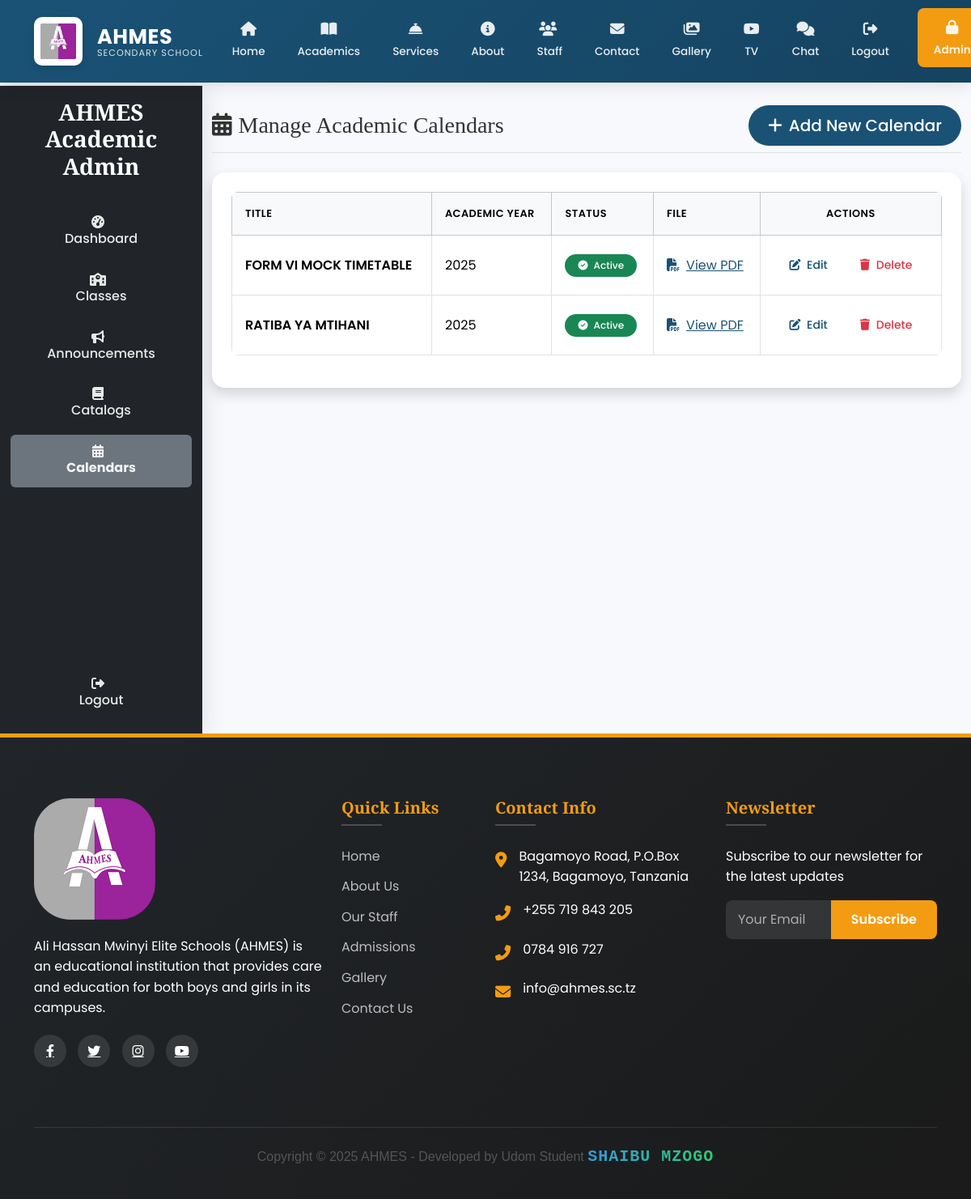
Page /ad/academic-calendars/ (signed in) on the earlier database version.
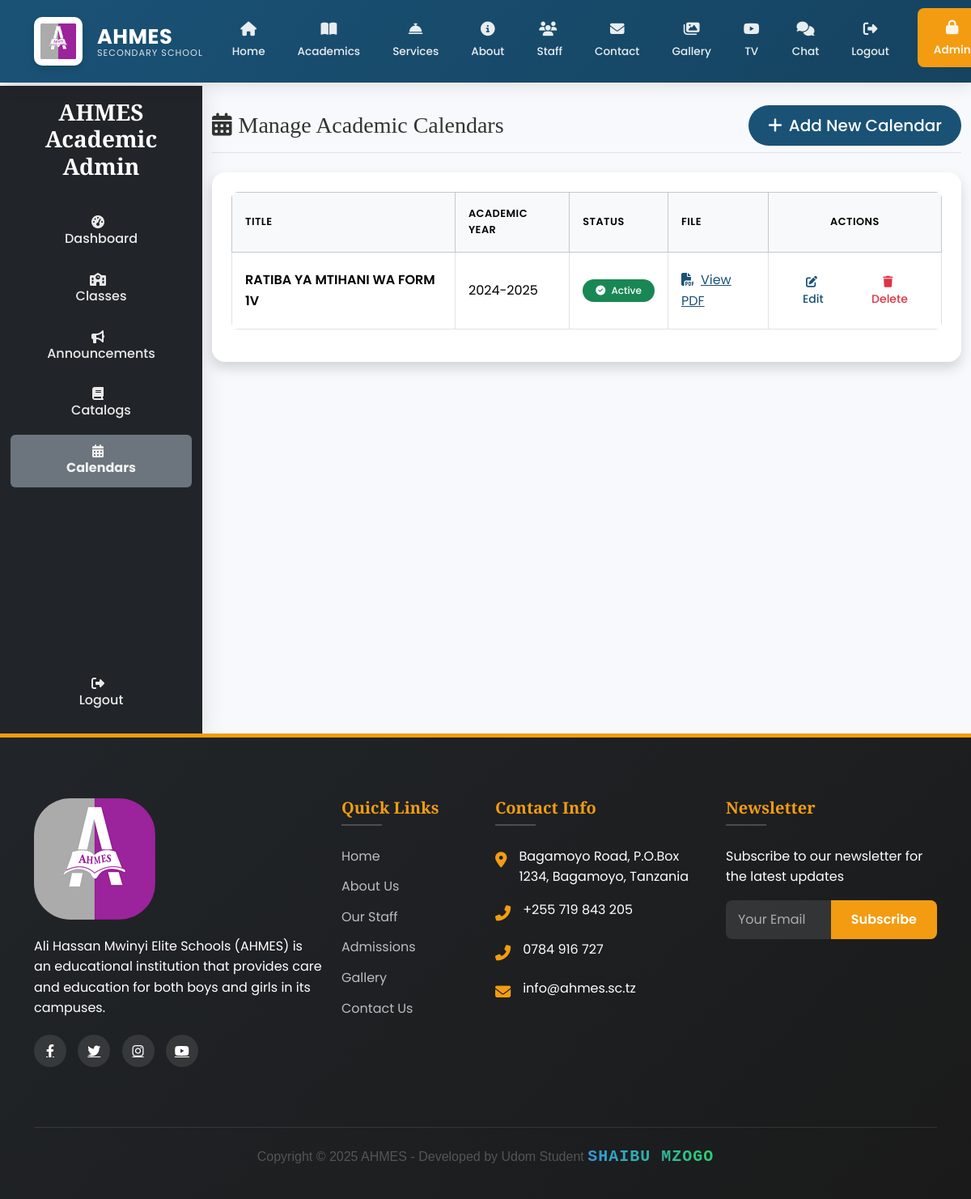
Same page on the later database version.
### main/models.py (models this page shows, shortened)
class AcademicCalendar(models.Model):
    title = models.CharField(max_length=200)
    file = CloudinaryField(
        'academic_calendars',
        folder="academic/calendars",
        resource_type="raw",  # Important for PDFs
        blank=True,
        null=True
    )
    academic_year = models.CharField(max_length=20)
    is_active = models.BooleanField(default=True)
    created_at = models.DateTimeField(auto_now_add=True)

### main/views.py (the view)
# urls.py: path('ad/academic-calendars/', manage_academic_calendars, name='manage_academic_calendars'),
@login_required
@user_passes_test(is_academic_admin)
def manage_academic_calendars(request):
    calendars = AcademicCalendar.objects.all().order_by('-created_at')
    return render(request, 'main/manage_academic_calendars.html', {'calendars': calendars})

### main/templates/main/manage_academic_calendars.html (shortened to what this page needs)
{% extends 'main/base.html' %}
{% load static %}
{% load widget_tweaks %}
{% block content %}
<div class="wrapper">
  {% include 'main/sidebar2.html' %}
  <div class="main-content">
    <div class="container-fluid py-4">
      <div class="d-flex justify-content-between flex-wrap flex-md-nowrap align-items-center mb-4 border-bottom pb-2">
        <h1 class="h3 mb-0 text-gray-800">
          <i class="fas fa-calendar-alt me-2"></i>Manage Academic Calendars
        </h1>
        <a href="{% url 'add_academic_calendar' %}" class="btn btn-primary btn-lg rounded-pill px-4">
          <i class="fas fa-plus me-2"></i>Add New Calendar
        </a>
      </div>
      <div class="card shadow rounded-4">
        <div class="card-body p-4">
          {% if calendars %}
            <div class="table-responsive">
              <table class="table table-hover table-bordered align-middle">
                <thead class="table-light">
                  <tr>
                    <th>Title</th>
                    <th>Academic Year</th>
                    <th>Status</th>
                    <th>File</th>
                    <th class="text-center">Actions</th>
                  </tr>
                </thead>
                <tbody>
                  {% for calendar in calendars %}
                    <tr>
                      <td class="fw-semibold">{{ calendar.title }}</td>
                      <td>{{ calendar.academic_year }}</td>
                      <td>
                        {% if calendar.is_active %}
                          <span class="badge bg-success rounded-pill px-3 py-2">
                            <i class="fas fa-check-circle me-1"></i> Active
                          </span>
                        {% else %}
                          <span class="badge bg-secondary rounded-pill px-3 py-2">
                            <i class="fas fa-times-circle me-1"></i> Inactive
                          </span>
                        {% endif %}
                      </td>
                      <td>
                        <a href="{{ calendar.file.url }}" target="_blank" class="text-primary">
                          <i class="fas fa-file-pdf me-2"></i>View PDF
                        </a>
                      </td>
                      <td class="text-center">
                        <div class="d-flex justify-content-center">
                          <a href="{% url 'edit_academic_calendar' calendar.pk %}" class="btn btn-outline-primary btn-sm rounded-pill px-3 me-2">
                            <i class="fas fa-edit me-1"></i> Edit
                          </a>
                          <a href="{% url 'delete_academic_calendar' calendar.pk %}" class="btn btn-outline-danger btn-sm rounded-pill px-3">
                            <i class="fas fa-trash me-1"></i> Delete
                          </a>
                        </div>
                      </td>
                    </tr>
                  {% endfor %}
                </tbody>
              </table>
            </div>
          {% else %}
            <div class="alert alert-info rounded-4" role="alert">
              <i class="fas fa-info-circle me-2"></i> No academic calendars found.
            </div>
          {% endif %}
        </div>
      </div>
    </div>
  </div>
</div>
{% endblock %}

### main/templates/main/base.html (shortened to what this page needs)
<!DOCTYPE html>
<html lang="en">
  <head>
    {% load static %}
    <link
      href="https://cdn.jsdelivr.net/npm/bootstrap@5.3.2/dist/css/bootstrap.min.css"
      rel="stylesheet"
    />
    <link
      rel="stylesheet"
      href="https://cdnjs.cloudflare.com/ajax/libs/font-awesome/6.4.0/css/all.min.css"
    />
    <link
      href="https://cdn.jsdelivr.net/npm/aos@2.3.4/dist/aos.css"
      rel="stylesheet"
    />
  </head>
  <body>
    <br>
    <nav class="navbar navbar-expand-lg navbar-dark fixed-top">
      <div class="container">
        <a
          class="navbar-brand d-flex align-items-center"
          href="{% url 'home' %}"
        >
          <div class="logo-container me-2">
            <img
              src="{% static 'images/Ahmes.PNG' %}"
              alt="AHMES Logo"
              class="logo-img"
            />
          </div>
          <div class="brand-text">
            <span class="brand-name">AHMES</span>
            <span class="brand-subtitle">SECONDARY SCHOOL</span>
          </div>
        </a>
        <div class="collapse navbar-collapse" id="navbarNav">
          <ul class="navbar-nav ms-auto">
            <li class="nav-item">
              <a
                class="nav-link {% if request.path == '/' %}active{% endif %}"
                href="{% url 'home' %}"
              >
                <span class="nav-icon"><i class="fas fa-home"></i></span>
                <span class="nav-text">Home</span>
              </a>
            </li>
            <li class="nav-item">
              <a
                class="nav-link {% if 'services' in request.path %}active{% endif %}"
                href="{% url 'academics_service' %}"
              >
                <span class="nav-icon"><i class="fas fa-book-open"></i></span>
                <span class="nav-text">Academics</span>
              </a>
            </li>
            <li class="nav-item">
              <a
                class="nav-link {% if 'services' in request.path %}active{% endif %}"
                href="{% url 'services' %}"
              >
                <span class="nav-icon"><i class="fas fa-concierge-bell"></i></span>
                <span class="nav-text">Services</span>
              </a>
            </li>
            <li class="nav-item">
              <a
                class="nav-link {% if 'about' in request.path %}active{% endif %}"
                href="{% url 'about' %}"
              >
                <span class="nav-icon"><i class="fas fa-info-circle"></i></span>
                <span class="nav-text">About</span>
              </a>
            </li>
            <li class="nav-item">
              <a
                class="nav-link {% if 'staff' in request.path %}active{% endif %}"
                href="{% url 'staff' %}"
              >
                <span class="nav-icon"><i class="fas fa-users me-1"></i></span>
                <span class="nav-text">Staff</span>
              </a>
            </li>
            <li class="nav-item">
              <a
                class="nav-link {% if 'contact' in request.path %}active{% endif %}"
                href="{% url 'contact' %}"
              >
                <span class="nav-icon"><i class="fas fa-envelope"></i></span>
                <span class="nav-text">Contact</span>
              </a>
            </li>
            <li class="nav-item">
              <a
                class="nav-link {% if 'gallery' in request.path %}active{% endif %}"
                href="{% url 'gallery' %}"
              >
                <span class="nav-icon"><i class="fas fa-images"></i></span>
                <span class="nav-text">Gallery</span>
              </a>
            </li>
            <li class="nav-item">
              <a
                class="nav-link {% if 'ahmes-tv' in request.path %}active{% endif %}"
                href="{% url 'ahmes_tv' %}"
              >
                <span class="nav-icon"><i class="fab fa-youtube"></i></span>
                <span class="nav-text">TV</span>
              </a>
            </li>
            {% if user.is_authenticated %}
            <li class="nav-item">
              <a
                class="nav-link {% if 'chat' in request.path %}active{% endif %}"
                href="{% url 'inbox' %}"
              >
                <span class="nav-icon"><i class="fas fa-comments"></i></span>
                <span class="nav-text">Chat</span>
              </a>
            </li>
            {% endif %}
            <li class="nav-item">
              {% if request.user.is_authenticated %}
              <a
                class="nav-link"
                href="{% url 'logout' %}"
                onclick="event.preventDefault(); document.getElementById('logout-form').submit();"
              >
                <span class="nav-icon"><i class="fas fa-sign-out-alt"></i></span>
                <span class="nav-text">Logout</span>
              </a>
              {% endif %}
            </li>
            <li class="nav-item">
              <a
                class="nav-link cta-button"
                href="{% url 'admin_login' %}"
              >
                <span class="nav-icon"><i class="fas fa-lock"></i></span>
                <span class="nav-text">Admin</span>
              </a>
            </li>
          </ul>
        </div>
      </div>
    </nav>
    {% block content %}{% endblock %}
    <footer>
      <div class="container">
        <div class="row">
          <div class="col-lg-4 mb-4" data-aos="fade-up">
            <img
              src="{% static 'images/Ahmes.PNG' %}"
              alt="AHMES Logo"
              class="footer-logo"
              style="border-radius: 30%"
            />
            <div class="footer-about">
              <p>
                Ali Hassan Mwinyi Elite Schools (AHMES) is an educational
                institution that provides care and education for both boys and
                girls in its campuses.
              </p>
            </div>
            <div class="social-icons">
              <a href="#"><i class="fab fa-facebook-f"></i></a>
              <a href="#"><i class="fab fa-twitter"></i></a>
              <a href="#"><i class="fab fa-instagram"></i></a>
              <a href="#"><i class="fab fa-youtube"></i></a>
            </div>
          </div>
          <div
            class="col-lg-2 col-md-6 mb-4"
            data-aos="fade-up"
            data-aos-delay="100"
          >
            <div class="footer-links">
              <h5>Quick Links</h5>
              <ul>
                <li><a href="{% url 'home' %}">Home</a></li>
                <li><a href="{% url 'about' %}">About Us</a></li>
                <li><a href="{% url 'staff' %}">Our Staff</a></li>
                <li><a href="{% url 'under_development' %}">Admissions</a></li>
                <li><a href="{% url 'gallery' %}">Gallery</a></li>
                <li><a href="{% url 'contact' %}">Contact Us</a></li>
              </ul>
            </div>
          </div>
          <div
            class="col-lg-3 col-md-6 mb-4"
            data-aos="fade-up"
            data-aos-delay="200"
          >
            <div class="footer-links">
              <h5>Contact Info</h5>
              <div class="contact-info">
                <div class="contact-item">
                  <div class="contact-icon">
                    <i class="fas fa-map-marker-alt"></i>
                  </div>
                  <div>Bagamoyo Road, P.O.Box 1234, Bagamoyo, Tanzania</div>
                </div>
                <div class="contact-item">
                  <div class="contact-icon">
                    <i class="fas fa-phone-alt"></i>
                  </div>
                  <div>+255 719 843 205</div>
                </div>
                <div class="contact-item">
                  <div class="contact-icon">
                    <i class="fas fa-phone-alt"></i>
                  </div>
                  <div>0784 916 727</div>
                </div>
                <div class="contact-item">
                  <div class="contact-icon">
                    <i class="fas fa-envelope"></i>
                  </div>
                  <div>info@ahmes.sc.tz</div>
                </div>
              </div>
            </div>
          </div>
          <div
            class="col-lg-3 col-md-6 mb-4"
            data-aos="fade-up"
            data-aos-delay="300"
          >
            <div class="footer-links">
              <h5>Newsletter</h5>
              <p>Subscribe to our newsletter for the latest updates</p>
              <form id="newsletterForm" class="newsletter-form">
                <div class="input-group mb-3">
                  <input
                    type="email"
                    class="form-control"
                    placeholder="Your Email"
                    required
                  />
                  <button class="btn" type="submit">Subscribe</button>
                </div>
              </form>
            </div>
          </div>
        </div>
        <div class="copyright">
          <p style="font-family: Arial, sans-serif; font-size: 16px; color: #555; text-align: center;">
            Copyright © 2025 AHMES - Developed by Udom Student
            <span style="font-family: 'Courier New', monospace; font-size: 20px; color: #3498db; letter-spacing: 1px; font-weight: bold; text-transform: uppercase; background: linear-gradient(90deg, #3498db, #2ecc71); -webkit-background-clip: text; -webkit-text-fill-color: transparent;">
              Shaibu Mzogo
            </span>
          </p>
        </div>
      </div>
    </footer>
  </body>
</html>

### main/templates/main/sidebar2.html (shortened to what this page needs)
{% load static %}
<div class="col-md-3 col-lg-2 d-none d-md-block sidebar bg-dark text-white">
  <div class="sidebar-header p-3">
    <h3 class="text-center">AHMES Academic Admin</h3>
  </div>
  <ul class="nav flex-column p-2">
    <li class="nav-item">
      <a class="nav-link text-white {% if request.resolver_match.url_name == 'academic_admin_dashboard' %}active bg-secondary{% endif %}" href="{% url 'academic_admin_dashboard' %}">
        <i class="fas fa-tachometer-alt me-2"></i> Dashboard
      </a>
    </li>
    <li class="nav-item">
      <a class="nav-link text-white {% if 'manage_classes' in request.resolver_match.url_name %}active bg-secondary{% endif %}" href="{% url 'manage_classes' %}">
        <i class="fas fa-school me-2"></i> Classes
      </a>
    </li>
    <li class="nav-item">
      <a class="nav-link text-white {% if 'manage_academic_announcements' in request.resolver_match.url_name %}active bg-secondary{% endif %}" href="{% url 'manage_academic_announcements' %}">
        <i class="fas fa-bullhorn me-2"></i> Announcements
      </a>
    </li>
    <li class="nav-item">
      <a class="nav-link text-white {% if 'manage_course_catalogs' in request.resolver_match.url_name %}active bg-secondary{% endif %}" href="{% url 'manage_course_catalogs' %}">
        <i class="fas fa-book me-2"></i> Catalogs
      </a>
    </li>
    <li class="nav-item">
      <a class="nav-link text-white {% if 'manage_academic_calendars' in request.resolver_match.url_name %}active bg-secondary{% endif %}" href="{% url 'manage_academic_calendars' %}">
        <i class="fas fa-calendar-alt me-2"></i> Calendars
      </a>
    </li>
  </ul>
  <div class="sidebar-footer p-3">
    <a class="nav-link text-white" href="{% url 'logout' %}">
      <i class="fas fa-sign-out-alt me-2"></i> Logout
    </a>
  </div>
</div>

Differences in the rows shown:
removed AcademicCalendar: title "FORM VI MOCK TIMETABLE", academic_year "2025", is_active True (drawn)
changed AcademicCalendar: title "RATIBA YA MTIHANI" → "RATIBA YA MTIHANI WA FORM 1V"; academic_year "2025" → "2024-2025"
